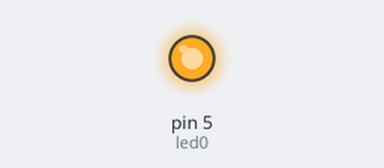
The sketch below on a simulated Arduino Uno, built with avr-gcc and run on an emulated ATmega328P. Shown: output pins drawn as LEDs (lit = HIGH).

Above: at 0.1 s.
At 17.8 s:
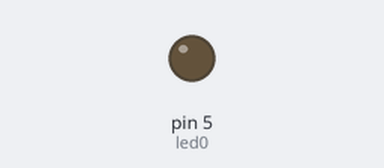
Timing chart, 0 to 19.3 s (numbered marks = the images above):
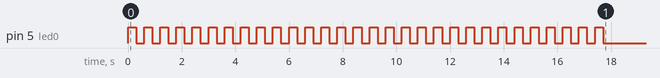

The sketch:

Ex7.0.ino
```cpp
/**************************************************************************
**                                                                       **
**                                                                       **
**                                TÍTOL:                                 **
**                                                                       **
**                                                                       **
**                                                                       **
**                                                                       **
**NOM: Bogdan Laurentiu Cucura                            DATA:          **
**************************************************************************/

//****************************INCLUDE**************************************


//****************************VARIABLE*************************************
const byte led0= 5;


//****************************SETUP****************************************

void setup() {                 //configura el final de salida
pinMode(led0, OUTPUT);

for (int cnt=0; cnt<30; cnt++)
{
  digitalWrite (led0, HIGH);
  delay(300);
  digitalWrite (led0, LOW);
  delay(300);
}
}

//****************************LOOP*****************************************
void loop() {                 //configura el bucle

}

//****************************FUNCIONS*************************************
```
